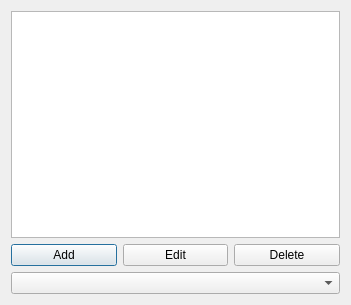
<?xml version="1.0" encoding="UTF-8"?>
<ui version="4.0">
 <class>Dialog</class>
 <widget class="QDialog" name="Dialog">
  <property name="geometry">
   <rect>
    <x>0</x>
    <y>0</y>
    <width>351</width>
    <height>305</height>
   </rect>
  </property>
  <property name="windowTitle">
   <string>Dialog</string>
  </property>
  <layout class="QVBoxLayout" name="verticalLayout_2">
   <item>
    <layout class="QVBoxLayout" name="verticalLayout">
     <item>
      <widget class="QListView" name="listView"/>
     </item>
     <item>
      <layout class="QHBoxLayout" name="horizontalLayout">
       <item>
        <widget class="QPushButton" name="pushButton">
         <property name="text">
          <string>Add</string>
         </property>
        </widget>
       </item>
       <item>
        <widget class="QPushButton" name="pushButton_2">
         <property name="text">
          <string>Edit</string>
         </property>
        </widget>
       </item>
       <item>
        <widget class="QPushButton" name="pushButton_3">
         <property name="text">
          <string>Delete</string>
         </property>
        </widget>
       </item>
      </layout>
     </item>
     <item>
      <widget class="QComboBox" name="comboBox"/>
     </item>
    </layout>
   </item>
  </layout>
 </widget>
 <layoutdefault spacing="6" margin="11"/>
 <resources/>
 <connections/>
</ui>
